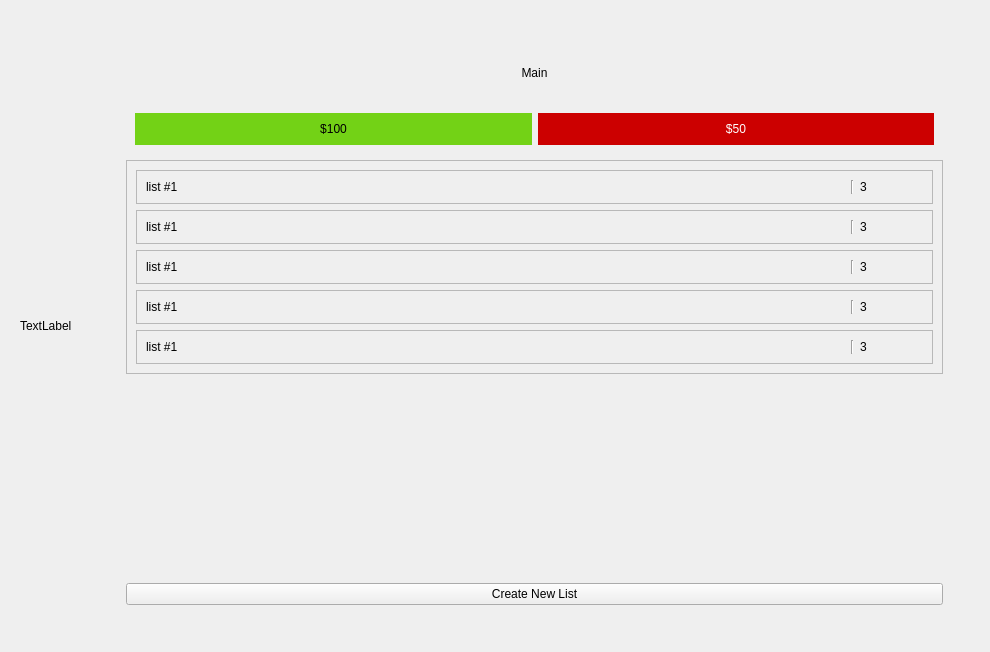
<?xml version="1.0" encoding="UTF-8"?>
<ui version="4.0">
 <class>AuthorizedWindow</class>
 <widget class="QWidget" name="AuthorizedWindow">
  <property name="geometry">
   <rect>
    <x>0</x>
    <y>0</y>
    <width>990</width>
    <height>652</height>
   </rect>
  </property>
  <property name="windowTitle">
   <string>Form</string>
  </property>
  <layout class="QGridLayout" name="gridLayout">
   <item row="0" column="0">
    <widget class="QWidget" name="widget" native="true">
     <layout class="QGridLayout" name="gridLayout_5">
      <item row="1" column="0">
       <layout class="QHBoxLayout" name="horizontalLayout_3" stretch="1,11">
        <property name="spacing">
         <number>0</number>
        </property>
        <item>
         <widget class="QWidget" name="widget_2" native="true">
          <layout class="QVBoxLayout" name="verticalLayout_3" stretch="0">
           <property name="spacing">
            <number>0</number>
           </property>
           <property name="sizeConstraint">
            <enum>QLayout::SetMinimumSize</enum>
           </property>
           <property name="leftMargin">
            <number>0</number>
           </property>
           <property name="topMargin">
            <number>0</number>
           </property>
           <property name="rightMargin">
            <number>0</number>
           </property>
           <property name="bottomMargin">
            <number>0</number>
           </property>
           <item>
            <widget class="QLabel" name="label_3">
             <property name="text">
              <string>TextLabel</string>
             </property>
            </widget>
           </item>
          </layout>
         </widget>
        </item>
        <item>
         <widget class="QStackedWidget" name="mainPageStackedWidget">
          <property name="currentIndex">
           <number>0</number>
          </property>
          <widget class="QWidget" name="mainPage">
           <layout class="QGridLayout" name="gridLayout_8">
            <item row="0" column="0">
             <widget class="QWidget" name="widget_11" native="true">
              <layout class="QVBoxLayout" name="verticalLayout_12" stretch="0">
               <item>
                <widget class="QWidget" name="widget_3" native="true">
                 <layout class="QVBoxLayout" name="verticalLayout_4" stretch="1,1,13,4,1">
                  <item>
                   <widget class="QLabel" name="tabNameMain">
                    <property name="text">
                     <string>Main</string>
                    </property>
                    <property name="alignment">
                     <set>Qt::AlignCenter</set>
                    </property>
                   </widget>
                  </item>
                  <item>
                   <widget class="QWidget" name="balanceWidget" native="true">
                    <property name="sizePolicy">
                     <sizepolicy hsizetype="Preferred" vsizetype="Minimum">
                      <horstretch>0</horstretch>
                      <verstretch>0</verstretch>
                     </sizepolicy>
                    </property>
                    <layout class="QGridLayout" name="gridLayout_4">
                     <item row="0" column="0">
                      <widget class="QLabel" name="currentBalance">
                       <property name="styleSheet">
                        <string notr="true">background-color: rgb(115, 210, 22);</string>
                       </property>
                       <property name="text">
                        <string>$100</string>
                       </property>
                       <property name="alignment">
                        <set>Qt::AlignCenter</set>
                       </property>
                      </widget>
                     </item>
                     <item row="0" column="1">
                      <widget class="QLabel" name="pendingBalance">
                       <property name="styleSheet">
                        <string notr="true">background-color: rgb(204, 0, 0);
color: rgb(255, 255, 255);</string>
                       </property>
                       <property name="text">
                        <string>$50</string>
                       </property>
                       <property name="alignment">
                        <set>Qt::AlignCenter</set>
                       </property>
                      </widget>
                     </item>
                    </layout>
                   </widget>
                  </item>
                  <item>
                   <widget class="QScrollArea" name="scrollArea">
                    <property name="sizePolicy">
                     <sizepolicy hsizetype="Expanding" vsizetype="Maximum">
                      <horstretch>0</horstretch>
                      <verstretch>0</verstretch>
                     </sizepolicy>
                    </property>
                    <property name="widgetResizable">
                     <bool>true</bool>
                    </property>
                    <widget class="QWidget" name="scrollAreaWidgetContents">
                     <property name="geometry">
                      <rect>
                       <x>0</x>
                       <y>0</y>
                       <width>817</width>
                       <height>227</height>
                      </rect>
                     </property>
                     <layout class="QVBoxLayout" name="verticalLayout_5">
                      <item>
                       <widget class="QFrame" name="frame_3">
                        <property name="frameShape">
                         <enum>QFrame::StyledPanel</enum>
                        </property>
                        <property name="frameShadow">
                         <enum>QFrame::Raised</enum>
                        </property>
                        <layout class="QHBoxLayout" name="horizontalLayout" stretch="11,0,1">
                         <item>
                          <widget class="QLabel" name="label_4">
                           <property name="text">
                            <string>list #1</string>
                           </property>
                          </widget>
                         </item>
                         <item>
                          <widget class="Line" name="line_2">
                           <property name="orientation">
                            <enum>Qt::Vertical</enum>
                           </property>
                          </widget>
                         </item>
                         <item>
                          <widget class="QLabel" name="label_5">
                           <property name="text">
                            <string>3</string>
                           </property>
                          </widget>
                         </item>
                        </layout>
                       </widget>
                      </item>
                      <item>
                       <widget class="QFrame" name="frame_4">
                        <property name="frameShape">
                         <enum>QFrame::StyledPanel</enum>
                        </property>
                        <property name="frameShadow">
                         <enum>QFrame::Raised</enum>
                        </property>
                        <layout class="QHBoxLayout" name="horizontalLayout_4" stretch="11,0,1">
                         <item>
                          <widget class="QLabel" name="label_6">
                           <property name="text">
                            <string>list #1</string>
                           </property>
                          </widget>
                         </item>
                         <item>
                          <widget class="Line" name="line_3">
                           <property name="orientation">
                            <enum>Qt::Vertical</enum>
                           </property>
                          </widget>
                         </item>
                         <item>
                          <widget class="QLabel" name="label_7">
                           <property name="text">
                            <string>3</string>
                           </property>
                          </widget>
                         </item>
                        </layout>
                       </widget>
                      </item>
                      <item>
                       <widget class="QFrame" name="frame_5">
                        <property name="frameShape">
                         <enum>QFrame::StyledPanel</enum>
                        </property>
                        <property name="frameShadow">
                         <enum>QFrame::Raised</enum>
                        </property>
                        <layout class="QHBoxLayout" name="horizontalLayout_5" stretch="11,0,1">
                         <item>
                          <widget class="QLabel" name="label_8">
                           <property name="text">
                            <string>list #1</string>
                           </property>
                          </widget>
                         </item>
                         <item>
                          <widget class="Line" name="line_4">
                           <property name="orientation">
                            <enum>Qt::Vertical</enum>
                           </property>
                          </widget>
                         </item>
                         <item>
                          <widget class="QLabel" name="label_9">
                           <property name="text">
                            <string>3</string>
                           </property>
                          </widget>
                         </item>
                        </layout>
                       </widget>
                      </item>
                      <item>
                       <widget class="QFrame" name="frame_6">
                        <property name="frameShape">
                         <enum>QFrame::StyledPanel</enum>
                        </property>
                        <property name="frameShadow">
                         <enum>QFrame::Raised</enum>
                        </property>
                        <layout class="QHBoxLayout" name="horizontalLayout_6" stretch="11,0,1">
                         <item>
                          <widget class="QLabel" name="label_10">
                           <property name="text">
                            <string>list #1</string>
                           </property>
                          </widget>
                         </item>
                         <item>
                          <widget class="Line" name="line_5">
                           <property name="orientation">
                            <enum>Qt::Vertical</enum>
                           </property>
                          </widget>
                         </item>
                         <item>
                          <widget class="QLabel" name="label_11">
                           <property name="text">
                            <string>3</string>
                           </property>
                          </widget>
                         </item>
                        </layout>
                       </widget>
                      </item>
                      <item>
                       <widget class="QFrame" name="frame_7">
                        <property name="frameShape">
                         <enum>QFrame::StyledPanel</enum>
                        </property>
                        <property name="frameShadow">
                         <enum>QFrame::Raised</enum>
                        </property>
                        <layout class="QHBoxLayout" name="horizontalLayout_7" stretch="11,0,1">
                         <item>
                          <widget class="QLabel" name="label_12">
                           <property name="text">
                            <string>list #1</string>
                           </property>
                          </widget>
                         </item>
                         <item>
                          <widget class="Line" name="line_6">
                           <property name="orientation">
                            <enum>Qt::Vertical</enum>
                           </property>
                          </widget>
                         </item>
                         <item>
                          <widget class="QLabel" name="label_13">
                           <property name="text">
                            <string>3</string>
                           </property>
                          </widget>
                         </item>
                        </layout>
                       </widget>
                      </item>
                     </layout>
                    </widget>
                   </widget>
                  </item>
                  <item>
                   <spacer name="verticalSpacer_7">
                    <property name="orientation">
                     <enum>Qt::Vertical</enum>
                    </property>
                    <property name="sizeType">
                     <enum>QSizePolicy::Minimum</enum>
                    </property>
                    <property name="sizeHint" stdset="0">
                     <size>
                      <width>20</width>
                      <height>40</height>
                     </size>
                    </property>
                   </spacer>
                  </item>
                  <item>
                   <widget class="QPushButton" name="createNewListButton">
                    <property name="text">
                     <string>Create New List</string>
                    </property>
                   </widget>
                  </item>
                 </layout>
                </widget>
               </item>
              </layout>
             </widget>
            </item>
           </layout>
          </widget>
          <widget class="QWidget" name="settingsPage">
           <layout class="QGridLayout" name="gridLayout_6">
            <item row="0" column="0">
             <widget class="QWidget" name="widget_5" native="true">
              <widget class="QLabel" name="label">
               <property name="geometry">
                <rect>
                 <x>140</x>
                 <y>50</y>
                 <width>151</width>
                 <height>17</height>
                </rect>
               </property>
               <property name="text">
                <string>Settings</string>
               </property>
              </widget>
              <widget class="QPushButton" name="logoutButton">
               <property name="geometry">
                <rect>
                 <x>100</x>
                 <y>210</y>
                 <width>89</width>
                 <height>25</height>
                </rect>
               </property>
               <property name="text">
                <string>Log out</string>
               </property>
              </widget>
              <widget class="QPushButton" name="pushButton">
               <property name="geometry">
                <rect>
                 <x>100</x>
                 <y>110</y>
                 <width>191</width>
                 <height>25</height>
                </rect>
               </property>
               <property name="text">
                <string>Change username</string>
               </property>
              </widget>
              <widget class="QPushButton" name="pushButton_2">
               <property name="geometry">
                <rect>
                 <x>100</x>
                 <y>140</y>
                 <width>141</width>
                 <height>25</height>
                </rect>
               </property>
               <property name="text">
                <string>Change password</string>
               </property>
              </widget>
             </widget>
            </item>
           </layout>
          </widget>
          <widget class="QWidget" name="manageBalancePage">
           <widget class="QLabel" name="label_2">
            <property name="geometry">
             <rect>
              <x>160</x>
              <y>20</y>
              <width>251</width>
              <height>17</height>
             </rect>
            </property>
            <property name="text">
             <string>Manage Balance</string>
            </property>
           </widget>
           <widget class="QPushButton" name="changeIncomeButton">
            <property name="geometry">
             <rect>
              <x>70</x>
              <y>70</y>
              <width>191</width>
              <height>25</height>
             </rect>
            </property>
            <property name="text">
             <string>Change income</string>
            </property>
           </widget>
           <widget class="QPushButton" name="changeOutcomeButton">
            <property name="geometry">
             <rect>
              <x>70</x>
              <y>100</y>
              <width>191</width>
              <height>25</height>
             </rect>
            </property>
            <property name="text">
             <string>Change outcome</string>
            </property>
           </widget>
          </widget>
         </widget>
        </item>
       </layout>
      </item>
     </layout>
    </widget>
   </item>
  </layout>
 </widget>
 <resources/>
 <connections/>
</ui>
